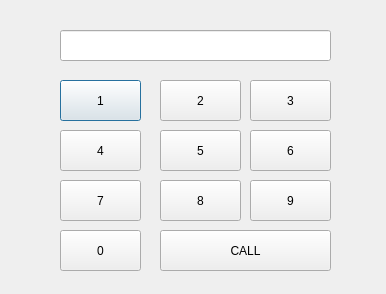
<?xml version="1.0" encoding="UTF-8"?>
<ui version="4.0">
 <class>Dialog</class>
 <widget class="QDialog" name="Dialog">
  <property name="geometry">
   <rect>
    <x>0</x>
    <y>0</y>
    <width>386</width>
    <height>294</height>
   </rect>
  </property>
  <property name="windowTitle">
   <string>Dialog</string>
  </property>
  <widget class="QLineEdit" name="le">
   <property name="geometry">
    <rect>
     <x>60</x>
     <y>30</y>
     <width>271</width>
     <height>31</height>
    </rect>
   </property>
   <property name="alignment">
    <set>Qt::AlignRight|Qt::AlignTrailing|Qt::AlignVCenter</set>
   </property>
  </widget>
  <widget class="QPushButton" name="pb1">
   <property name="geometry">
    <rect>
     <x>60</x>
     <y>80</y>
     <width>81</width>
     <height>41</height>
    </rect>
   </property>
   <property name="text">
    <string>1</string>
   </property>
  </widget>
  <widget class="QPushButton" name="pb2">
   <property name="geometry">
    <rect>
     <x>160</x>
     <y>80</y>
     <width>81</width>
     <height>41</height>
    </rect>
   </property>
   <property name="text">
    <string>2</string>
   </property>
  </widget>
  <widget class="QPushButton" name="pb3">
   <property name="geometry">
    <rect>
     <x>250</x>
     <y>80</y>
     <width>81</width>
     <height>41</height>
    </rect>
   </property>
   <property name="text">
    <string>3</string>
   </property>
  </widget>
  <widget class="QPushButton" name="pb4">
   <property name="geometry">
    <rect>
     <x>60</x>
     <y>130</y>
     <width>81</width>
     <height>41</height>
    </rect>
   </property>
   <property name="text">
    <string>4</string>
   </property>
  </widget>
  <widget class="QPushButton" name="pb5">
   <property name="geometry">
    <rect>
     <x>160</x>
     <y>130</y>
     <width>81</width>
     <height>41</height>
    </rect>
   </property>
   <property name="text">
    <string>5</string>
   </property>
  </widget>
  <widget class="QPushButton" name="pb6">
   <property name="geometry">
    <rect>
     <x>250</x>
     <y>130</y>
     <width>81</width>
     <height>41</height>
    </rect>
   </property>
   <property name="text">
    <string>6</string>
   </property>
  </widget>
  <widget class="QPushButton" name="pb7">
   <property name="geometry">
    <rect>
     <x>60</x>
     <y>180</y>
     <width>81</width>
     <height>41</height>
    </rect>
   </property>
   <property name="text">
    <string>7</string>
   </property>
  </widget>
  <widget class="QPushButton" name="pb8">
   <property name="geometry">
    <rect>
     <x>160</x>
     <y>180</y>
     <width>81</width>
     <height>41</height>
    </rect>
   </property>
   <property name="text">
    <string>8</string>
   </property>
  </widget>
  <widget class="QPushButton" name="pb9">
   <property name="geometry">
    <rect>
     <x>250</x>
     <y>180</y>
     <width>81</width>
     <height>41</height>
    </rect>
   </property>
   <property name="text">
    <string>9</string>
   </property>
  </widget>
  <widget class="QPushButton" name="pb0">
   <property name="geometry">
    <rect>
     <x>60</x>
     <y>230</y>
     <width>81</width>
     <height>41</height>
    </rect>
   </property>
   <property name="text">
    <string>0</string>
   </property>
  </widget>
  <widget class="QPushButton" name="pb_call">
   <property name="geometry">
    <rect>
     <x>160</x>
     <y>230</y>
     <width>171</width>
     <height>41</height>
    </rect>
   </property>
   <property name="text">
    <string>CALL</string>
   </property>
  </widget>
 </widget>
 <resources/>
 <connections/>
</ui>
